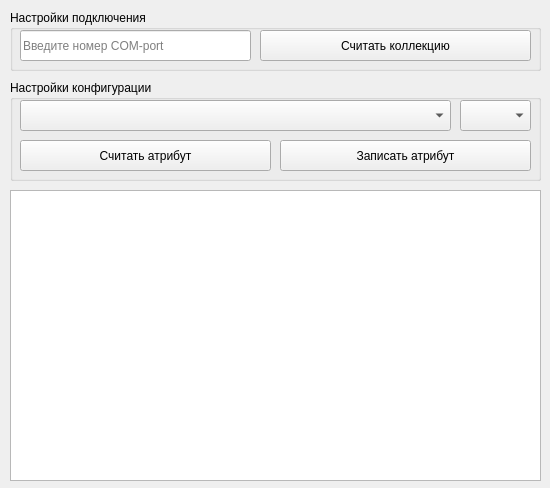
<?xml version="1.0" encoding="UTF-8"?>
<ui version="4.0">
 <class>main</class>
 <widget class="QWidget" name="main">
  <property name="geometry">
   <rect>
    <x>0</x>
    <y>0</y>
    <width>550</width>
    <height>488</height>
   </rect>
  </property>
  <property name="minimumSize">
   <size>
    <width>550</width>
    <height>230</height>
   </size>
  </property>
  <property name="maximumSize">
   <size>
    <width>5000</width>
    <height>5000</height>
   </size>
  </property>
  <property name="windowTitle">
   <string>Аварийный конфигуратор</string>
  </property>
  <property name="toolTip">
   <string/>
  </property>
  <property name="layoutDirection">
   <enum>Qt::LeftToRight</enum>
  </property>
  <widget class="QGroupBox" name="groupBox">
   <property name="geometry">
    <rect>
     <x>10</x>
     <y>10</y>
     <width>531</width>
     <height>61</height>
    </rect>
   </property>
   <property name="title">
    <string>Настройки подключения</string>
   </property>
   <widget class="QLineEdit" name="enter_com">
    <property name="geometry">
     <rect>
      <x>10</x>
      <y>20</y>
      <width>231</width>
      <height>31</height>
     </rect>
    </property>
    <property name="text">
     <string/>
    </property>
    <property name="maxLength">
     <number>2</number>
    </property>
    <property name="alignment">
     <set>Qt::AlignLeading|Qt::AlignLeft|Qt::AlignVCenter</set>
    </property>
    <property name="dragEnabled">
     <bool>false</bool>
    </property>
    <property name="readOnly">
     <bool>false</bool>
    </property>
    <property name="placeholderText">
     <string>Введите номер COM-port</string>
    </property>
   </widget>
   <widget class="QPushButton" name="read_collection">
    <property name="geometry">
     <rect>
      <x>250</x>
      <y>20</y>
      <width>271</width>
      <height>31</height>
     </rect>
    </property>
    <property name="text">
     <string>Считать коллекцию</string>
    </property>
   </widget>
  </widget>
  <widget class="QTextEdit" name="textEdit">
   <property name="enabled">
    <bool>true</bool>
   </property>
   <property name="geometry">
    <rect>
     <x>10</x>
     <y>190</y>
     <width>531</width>
     <height>291</height>
    </rect>
   </property>
   <property name="minimumSize">
    <size>
     <width>505</width>
     <height>100</height>
    </size>
   </property>
   <property name="maximumSize">
    <size>
     <width>5000</width>
     <height>5000</height>
    </size>
   </property>
  </widget>
  <widget class="QGroupBox" name="groupBox_2">
   <property name="enabled">
    <bool>true</bool>
   </property>
   <property name="geometry">
    <rect>
     <x>10</x>
     <y>80</y>
     <width>531</width>
     <height>101</height>
    </rect>
   </property>
   <property name="title">
    <string>Настройки конфигурации</string>
   </property>
   <widget class="QComboBox" name="obis">
    <property name="geometry">
     <rect>
      <x>10</x>
      <y>20</y>
      <width>431</width>
      <height>31</height>
     </rect>
    </property>
    <property name="editable">
     <bool>false</bool>
    </property>
    <property name="maxVisibleItems">
     <number>15</number>
    </property>
   </widget>
   <widget class="QComboBox" name="attr">
    <property name="geometry">
     <rect>
      <x>450</x>
      <y>20</y>
      <width>71</width>
      <height>31</height>
     </rect>
    </property>
    <property name="editable">
     <bool>false</bool>
    </property>
    <property name="maxVisibleItems">
     <number>15</number>
    </property>
   </widget>
   <widget class="QPushButton" name="read">
    <property name="geometry">
     <rect>
      <x>10</x>
      <y>60</y>
      <width>251</width>
      <height>31</height>
     </rect>
    </property>
    <property name="text">
     <string>Считать атрибут</string>
    </property>
   </widget>
   <widget class="QPushButton" name="write">
    <property name="geometry">
     <rect>
      <x>270</x>
      <y>60</y>
      <width>251</width>
      <height>31</height>
     </rect>
    </property>
    <property name="text">
     <string>Записать атрибут</string>
    </property>
   </widget>
  </widget>
 </widget>
 <resources/>
 <connections/>
</ui>
